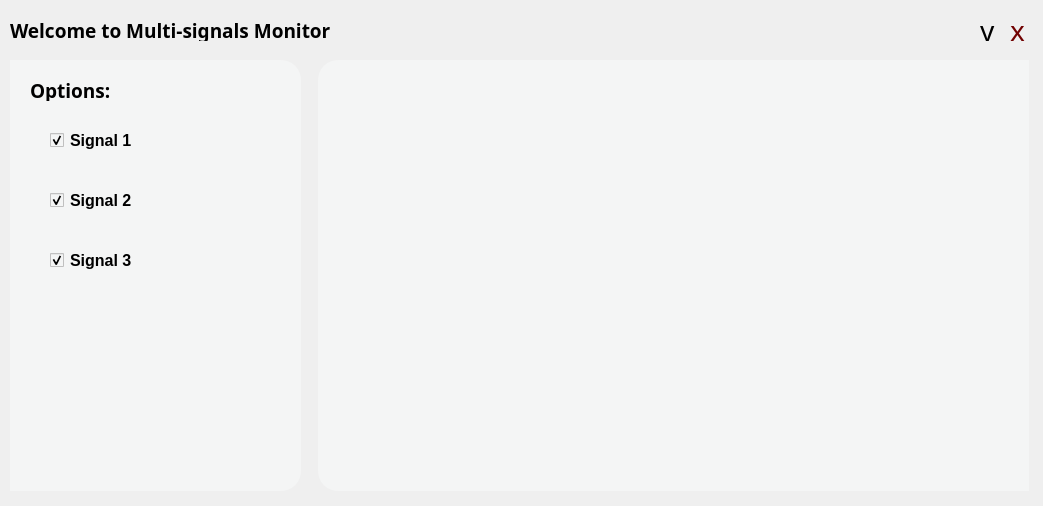
<?xml version="1.0" encoding="UTF-8"?>
<ui version="4.0">
 <class>MatplotlibWindow</class>
 <widget class="QMainWindow" name="MatplotlibWindow">
  <property name="enabled">
   <bool>true</bool>
  </property>
  <property name="geometry">
   <rect>
    <x>0</x>
    <y>0</y>
    <width>1043</width>
    <height>506</height>
   </rect>
  </property>
  <property name="windowTitle">
   <string>MainWindow</string>
  </property>
  <property name="autoFillBackground">
   <bool>true</bool>
  </property>
  <widget class="QWidget" name="centralwidget">
   <widget class="QLabel" name="backgorund">
    <property name="enabled">
     <bool>true</bool>
    </property>
    <property name="geometry">
     <rect>
      <x>0</x>
      <y>0</y>
      <width>1051</width>
      <height>511</height>
     </rect>
    </property>
    <property name="font">
     <font/>
    </property>
    <property name="autoFillBackground">
     <bool>false</bool>
    </property>
    <property name="text">
     <string/>
    </property>
    <property name="pixmap">
     <pixmap>:/stockes/resources/whiteBackground.png</pixmap>
    </property>
   </widget>
   <widget class="QPushButton" name="closeBtn">
    <property name="geometry">
     <rect>
      <x>1010</x>
      <y>20</y>
      <width>20</width>
      <height>21</height>
     </rect>
    </property>
    <property name="sizePolicy">
     <sizepolicy hsizetype="Maximum" vsizetype="Fixed">
      <horstretch>0</horstretch>
      <verstretch>0</verstretch>
     </sizepolicy>
    </property>
    <property name="font">
     <font>
      <family>IROicons</family>
      <pointsize>21</pointsize>
      <weight>50</weight>
      <italic>false</italic>
      <bold>false</bold>
     </font>
    </property>
    <property name="cursor">
     <cursorShape>PointingHandCursor</cursorShape>
    </property>
    <property name="toolTip">
     <string/>
    </property>
    <property name="layoutDirection">
     <enum>Qt::LeftToRight</enum>
    </property>
    <property name="styleSheet">
     <string notr="true">border-radius:10px;
color: #710101;
text-align: left;
font: 21pt &quot;IROicons&quot;;</string>
    </property>
    <property name="text">
     <string>x</string>
    </property>
    <property name="icon">
     <iconset theme="close.png">
      <normaloff>.</normaloff>.</iconset>
    </property>
    <property name="checkable">
     <bool>false</bool>
    </property>
    <property name="default">
     <bool>false</bool>
    </property>
    <property name="flat">
     <bool>false</bool>
    </property>
   </widget>
   <widget class="QPushButton" name="miniBtn">
    <property name="geometry">
     <rect>
      <x>980</x>
      <y>20</y>
      <width>20</width>
      <height>21</height>
     </rect>
    </property>
    <property name="font">
     <font>
      <family>IROicons</family>
      <pointsize>21</pointsize>
      <weight>50</weight>
      <italic>false</italic>
      <bold>false</bold>
     </font>
    </property>
    <property name="cursor">
     <cursorShape>PointingHandCursor</cursorShape>
    </property>
    <property name="styleSheet">
     <string notr="true">border-radius:10px;
color: #000;
text-align: left;
font: 21pt &quot;IROicons&quot;;</string>
    </property>
    <property name="text">
     <string>y</string>
    </property>
   </widget>
   <widget class="QLabel" name="lineWVal">
    <property name="geometry">
     <rect>
      <x>1060</x>
      <y>829</y>
      <width>111</width>
      <height>16</height>
     </rect>
    </property>
    <property name="font">
     <font/>
    </property>
    <property name="text">
     <string>Line Weight: 0</string>
    </property>
   </widget>
   <widget class="QGroupBox" name="menu">
    <property name="geometry">
     <rect>
      <x>50</x>
      <y>-115</y>
      <width>121</width>
      <height>111</height>
     </rect>
    </property>
    <property name="styleSheet">
     <string notr="true">background-color:  #fff;
border-radius: 15px;</string>
    </property>
    <property name="title">
     <string/>
    </property>
    <widget class="QWidget" name="verticalLayoutWidget">
     <property name="geometry">
      <rect>
       <x>0</x>
       <y>0</y>
       <width>121</width>
       <height>111</height>
      </rect>
     </property>
     <layout class="QVBoxLayout" name="verticalLayout">
      <property name="spacing">
       <number>0</number>
      </property>
      <item>
       <widget class="QPushButton" name="menuNew">
        <property name="toolTip">
         <string>&lt;html&gt;&lt;head/&gt;&lt;body&gt;&lt;p&gt;Make a New Draw&lt;/p&gt;&lt;/body&gt;&lt;/html&gt;</string>
        </property>
        <property name="styleSheet">
         <string notr="true">background-color: rgb(255, 255, 255);
color: rgb(0, 0, 0);
font: 9pt &quot;Montserrat&quot;;</string>
        </property>
        <property name="text">
         <string>New</string>
        </property>
       </widget>
      </item>
      <item>
       <widget class="QPushButton" name="menuOpen">
        <property name="toolTip">
         <string>&lt;html&gt;&lt;head/&gt;&lt;body&gt;&lt;p&gt;Open a Draw&lt;/p&gt;&lt;/body&gt;&lt;/html&gt;</string>
        </property>
        <property name="styleSheet">
         <string notr="true">background-color: rgb(255, 255, 255);
color: rgb(0, 0, 0);
font: 9pt &quot;Montserrat&quot;;</string>
        </property>
        <property name="text">
         <string>Open</string>
        </property>
       </widget>
      </item>
      <item>
       <widget class="QPushButton" name="menuSave">
        <property name="toolTip">
         <string>&lt;html&gt;&lt;head/&gt;&lt;body&gt;&lt;p&gt;Save a Draw&lt;/p&gt;&lt;/body&gt;&lt;/html&gt;</string>
        </property>
        <property name="styleSheet">
         <string notr="true">background-color: rgb(255, 255, 255);
color: rgb(0, 0, 0);
font: 9pt &quot;Montserrat&quot;;</string>
        </property>
        <property name="text">
         <string>Save</string>
        </property>
       </widget>
      </item>
     </layout>
    </widget>
   </widget>
   <widget class="MpWidget" name="graph_widget" native="true">
    <property name="geometry">
     <rect>
      <x>318</x>
      <y>60</y>
      <width>711</width>
      <height>431</height>
     </rect>
    </property>
    <property name="styleSheet">
     <string notr="true">background-color: #f4f5f5;
border-radius: 20px;
border-top-right-radius: 0px;
border-bottom-right-radius: 0px;</string>
    </property>
   </widget>
   <widget class="QLabel" name="max_label_2">
    <property name="geometry">
     <rect>
      <x>10</x>
      <y>20</y>
      <width>841</width>
      <height>21</height>
     </rect>
    </property>
    <property name="font">
     <font>
      <family>Agency FB</family>
      <pointsize>14</pointsize>
      <weight>75</weight>
      <bold>true</bold>
     </font>
    </property>
    <property name="text">
     <string>Welcome to Multi-signals Monitor</string>
    </property>
    <property name="textFormat">
     <enum>Qt::PlainText</enum>
    </property>
   </widget>
   <widget class="QWidget" name="widget" native="true">
    <property name="geometry">
     <rect>
      <x>10</x>
      <y>60</y>
      <width>291</width>
      <height>431</height>
     </rect>
    </property>
    <property name="autoFillBackground">
     <bool>false</bool>
    </property>
    <property name="styleSheet">
     <string notr="true">background-color: #f4f5f5;
border-radius: 20px;
border-top-left-radius: 0px;
border-bottom-left-radius: 0px;</string>
    </property>
    <widget class="QCheckBox" name="signal3Checkbox">
     <property name="geometry">
      <rect>
       <x>40</x>
       <y>180</y>
       <width>121</width>
       <height>41</height>
      </rect>
     </property>
     <property name="font">
      <font>
       <pointsize>12</pointsize>
       <weight>75</weight>
       <bold>true</bold>
      </font>
     </property>
     <property name="text">
      <string>Signal 3</string>
     </property>
     <property name="iconSize">
      <size>
       <width>20</width>
       <height>20</height>
      </size>
     </property>
     <property name="checked">
      <bool>true</bool>
     </property>
     <property name="tristate">
      <bool>false</bool>
     </property>
    </widget>
    <widget class="QCheckBox" name="signal2Checkbox">
     <property name="geometry">
      <rect>
       <x>40</x>
       <y>120</y>
       <width>121</width>
       <height>41</height>
      </rect>
     </property>
     <property name="font">
      <font>
       <pointsize>12</pointsize>
       <weight>75</weight>
       <bold>true</bold>
      </font>
     </property>
     <property name="text">
      <string>Signal 2</string>
     </property>
     <property name="iconSize">
      <size>
       <width>20</width>
       <height>20</height>
      </size>
     </property>
     <property name="checked">
      <bool>true</bool>
     </property>
     <property name="tristate">
      <bool>false</bool>
     </property>
    </widget>
    <widget class="QCheckBox" name="signal1Checkbox">
     <property name="geometry">
      <rect>
       <x>40</x>
       <y>60</y>
       <width>121</width>
       <height>41</height>
      </rect>
     </property>
     <property name="font">
      <font>
       <pointsize>12</pointsize>
       <weight>75</weight>
       <bold>true</bold>
      </font>
     </property>
     <property name="text">
      <string>Signal 1</string>
     </property>
     <property name="iconSize">
      <size>
       <width>20</width>
       <height>20</height>
      </size>
     </property>
     <property name="checked">
      <bool>true</bool>
     </property>
     <property name="tristate">
      <bool>false</bool>
     </property>
    </widget>
    <widget class="QLabel" name="max_label_3">
     <property name="geometry">
      <rect>
       <x>20</x>
       <y>20</y>
       <width>261</width>
       <height>21</height>
      </rect>
     </property>
     <property name="font">
      <font>
       <family>Agency FB</family>
       <pointsize>14</pointsize>
       <weight>75</weight>
       <bold>true</bold>
      </font>
     </property>
     <property name="text">
      <string>Options:</string>
     </property>
     <property name="textFormat">
      <enum>Qt::PlainText</enum>
     </property>
    </widget>
   </widget>
  </widget>
 </widget>
 <customwidgets>
  <customwidget>
   <class>MpWidget</class>
   <extends>QWidget</extends>
   <header>mpwidget.h</header>
   <container>1</container>
  </customwidget>
 </customwidgets>
 <resources>
  <include location="resources.qrc"/>
  <include location="resources.qrc"/>
 </resources>
 <connections>
  <connection>
   <sender>closeBtn</sender>
   <signal>clicked()</signal>
   <receiver>MatplotlibWindow</receiver>
   <slot>close()</slot>
   <hints>
    <hint type="sourcelabel">
     <x>1180</x>
     <y>76</y>
    </hint>
    <hint type="destinationlabel">
     <x>1161</x>
     <y>39</y>
    </hint>
   </hints>
  </connection>
  <connection>
   <sender>miniBtn</sender>
   <signal>clicked()</signal>
   <receiver>MatplotlibWindow</receiver>
   <slot>showMinimized()</slot>
   <hints>
    <hint type="sourcelabel">
     <x>1147</x>
     <y>72</y>
    </hint>
    <hint type="destinationlabel">
     <x>1151</x>
     <y>19</y>
    </hint>
   </hints>
  </connection>
 </connections>
</ui>
